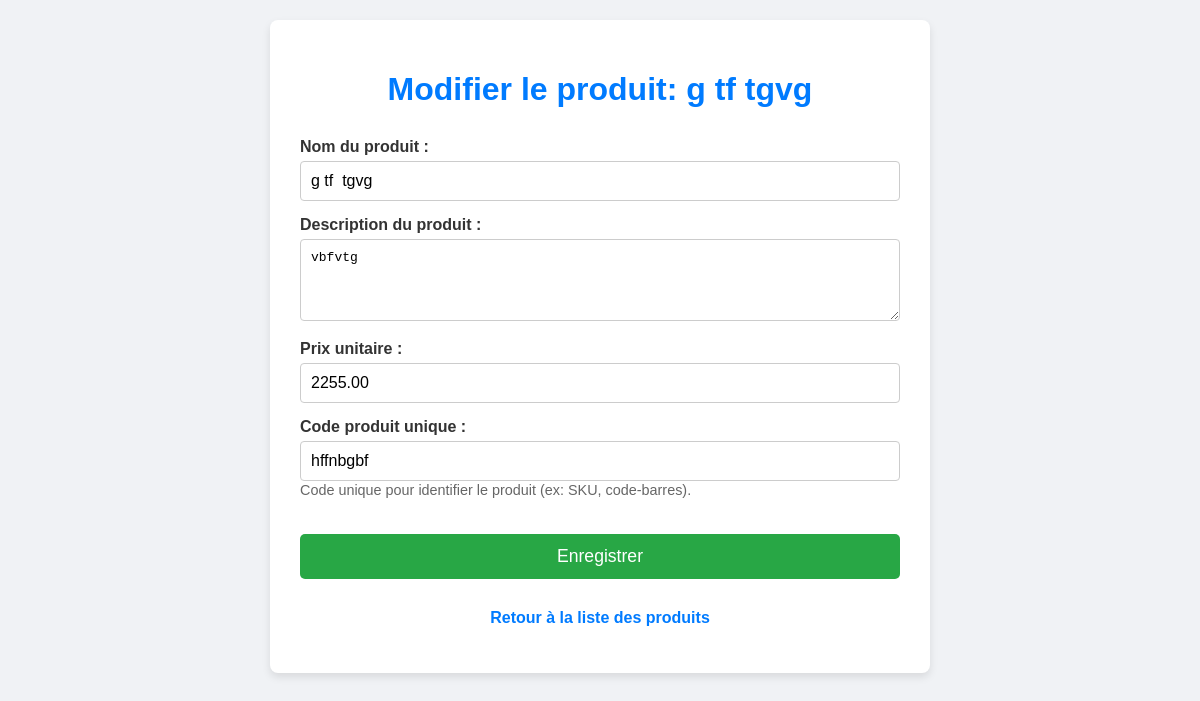
The page /products/5/update/ (signed in) on the database its author committed.
### products/models.py (models this page shows, shortened)
class Produit(models.Model):
    name = models.CharField(max_length=200, verbose_name=_("Nom du produit"))
    description = models.TextField(blank=True, null=True, verbose_name=_("Description"))
    price = models.DecimalField(max_digits=10, decimal_places=2, verbose_name=_("Prix unitaire"))
    product_code = models.CharField(max_length=50, unique=True, verbose_name=_("Code produit"))
    created_at = models.DateTimeField(auto_now_add=True, verbose_name=_("Date de création"))
    updated_at = models.DateTimeField(auto_now=True, verbose_name=_("Date de dernière modification"))
    class Meta:
        verbose_name = _("Produit")
        verbose_name_plural = _("Produits")
        ordering = ['name']

### products/views.py (the view)
# urls.py: path('<int:pk>/update/', views.product_update, name='product_update'),
@login_required
def product_update(request, pk):
    product = get_object_or_404(Produit, pk=pk)
    if request.method == 'POST':
        form = ProduitForm(request.POST, instance=product)
        if form.is_valid():
            form.save()
            messages.success(request, "Produit mis à jour avec succès.")
            return redirect('products:product_detail', pk=product.pk)
    else:
        form = ProduitForm(instance=product)
    context = {
        'form': form,
        'product': product,
        'page_title': f"Modifier le produit: {product.name}",
    }
    return render(request, 'products/product_form.html', context)

### products/forms.py
class ProduitForm(forms.ModelForm):
    class Meta:
        model = Produit
        fields = ['name', 'description', 'price', 'product_code']
        labels = {
            'name': _("Nom du produit"),
            'description': _("Description du produit"),
            'price': _("Prix unitaire"),
            'product_code': _("Code produit unique"),
        }
        help_texts = {
            'product_code': _("Code unique pour identifier le produit (ex: SKU, code-barres)."),
        }
        widgets = {
            'description': forms.Textarea(attrs={'rows': 4}),
        }

### products/templates/products/product_form.html (shortened to what this page needs)
{% load static %}
{% load i18n %}
<!DOCTYPE html>
<html lang="fr">
<head>
</head>
<body>
    <div class="container">
        <h1>{{ page_title }}</h1>
        <form method="post">
            {% for field in form %}
                <div class="form-group">
                    {{ field.label_tag }}
                    {{ field }}
                    {% if field.help_text %}
                        <small class="helptext">{{ field.help_text }}</small>
                    {% endif %}
                </div>
            {% endfor %}
            <button type="submit">Enregistrer</button>
        </form>
        <div class="back-link">
            <p><a href="{% url 'products:product_list' %}">Retour à la liste des produits</a></p>
        </div>
    </div>
</body>
</html>

### products/templates/products/product_form.html (style rules this page uses)
body { font-family: Arial, sans-serif; margin: 20px; background-color: #f0f2f5; }
.container { max-width: 600px; margin: 20px auto; background-color: #fff; padding: 30px; border-radius: 8px; box-shadow: 0 4px 8px rgba(0,0,0,0.1); }
h1 { color: #007bff; text-align: center; margin-bottom: 30px; }
form { display: flex; flex-direction: column; }
.form-group { margin-bottom: 15px; }
label { display: block; margin-bottom: 5px; font-weight: bold; color: #333; }
input[type="text"], input[type="number"], textarea { width: 100%; padding: 10px; border: 1px solid #ccc; border-radius: 4px; box-sizing: border-box; font-size: 1em; }
textarea { resize: vertical; }
.helptext { font-size: 0.9em; color: #666; margin-top: 5px; }
button { background-color: #28a745; color: white; padding: 12px 20px; border: none; border-radius: 5px; cursor: pointer; font-size: 1.1em; margin-top: 20px; transition: background-color 0.3s ease; }
.back-link { margin-top: 30px; display: block; text-align: center; }
.back-link a { text-decoration: none; color: #007bff; font-weight: bold; }

### rows shown on the page
Produit: form "g tf tgvg" "vbfvtg" "2255.00" "hffnbgbf"

### other values the page prints
{{ page_title }} "Modifier le produit: g tf tgvg"
{{ field.label_tag }} "Nom du produit :" "Description du produit :" "Prix unitaire :" "Code produit unique :"
{{ field.help_text }} "Code unique pour identifier le produit (ex: SKU, code-barres)."
